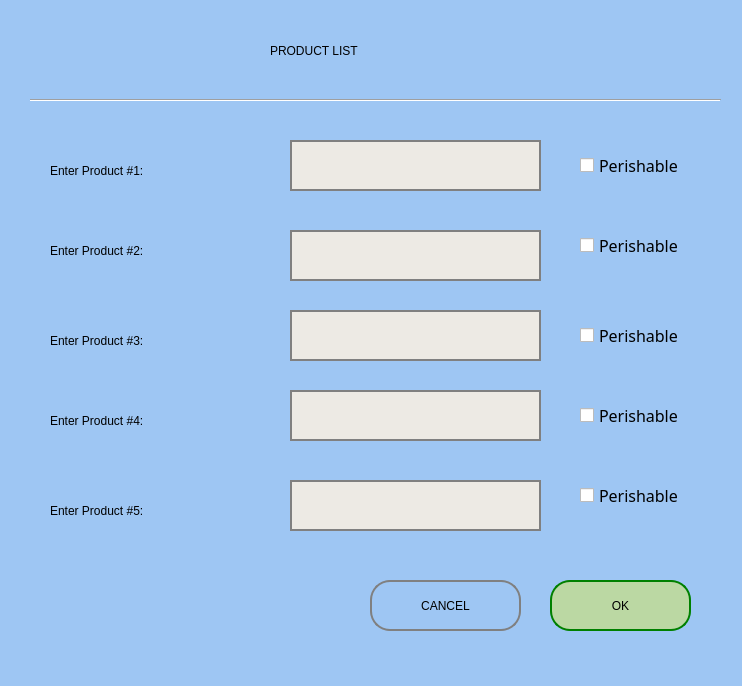
<?xml version="1.0" encoding="UTF-8"?>
<ui version="4.0">
 <class>addProductList</class>
 <widget class="QWidget" name="addProductList">
  <property name="geometry">
   <rect>
    <x>0</x>
    <y>0</y>
    <width>742</width>
    <height>686</height>
   </rect>
  </property>
  <property name="windowTitle">
   <string>Add Food List</string>
  </property>
  <widget class="QWidget" name="widget" native="true">
   <property name="geometry">
    <rect>
     <x>-10</x>
     <y>0</y>
     <width>761</width>
     <height>691</height>
    </rect>
   </property>
   <property name="styleSheet">
    <string notr="true">QWidget#widget{
background-color:rgb(158, 198, 243);}</string>
   </property>
   <widget class="QPushButton" name="okButton">
    <property name="geometry">
     <rect>
      <x>560</x>
      <y>580</y>
      <width>141</width>
      <height>51</height>
     </rect>
    </property>
    <property name="palette">
     <palette>
      <active>
       <colorrole role="Button">
        <brush brushstyle="SolidPattern">
         <color alpha="255">
          <red>187</red>
          <green>216</green>
          <blue>163</blue>
         </color>
        </brush>
       </colorrole>
       <colorrole role="Base">
        <brush brushstyle="SolidPattern">
         <color alpha="255">
          <red>187</red>
          <green>216</green>
          <blue>163</blue>
         </color>
        </brush>
       </colorrole>
       <colorrole role="Window">
        <brush brushstyle="SolidPattern">
         <color alpha="255">
          <red>187</red>
          <green>216</green>
          <blue>163</blue>
         </color>
        </brush>
       </colorrole>
      </active>
      <inactive>
       <colorrole role="Button">
        <brush brushstyle="SolidPattern">
         <color alpha="255">
          <red>187</red>
          <green>216</green>
          <blue>163</blue>
         </color>
        </brush>
       </colorrole>
       <colorrole role="Base">
        <brush brushstyle="SolidPattern">
         <color alpha="255">
          <red>187</red>
          <green>216</green>
          <blue>163</blue>
         </color>
        </brush>
       </colorrole>
       <colorrole role="Window">
        <brush brushstyle="SolidPattern">
         <color alpha="255">
          <red>187</red>
          <green>216</green>
          <blue>163</blue>
         </color>
        </brush>
       </colorrole>
      </inactive>
      <disabled>
       <colorrole role="Button">
        <brush brushstyle="SolidPattern">
         <color alpha="255">
          <red>187</red>
          <green>216</green>
          <blue>163</blue>
         </color>
        </brush>
       </colorrole>
       <colorrole role="Base">
        <brush brushstyle="SolidPattern">
         <color alpha="255">
          <red>187</red>
          <green>216</green>
          <blue>163</blue>
         </color>
        </brush>
       </colorrole>
       <colorrole role="Window">
        <brush brushstyle="SolidPattern">
         <color alpha="255">
          <red>187</red>
          <green>216</green>
          <blue>163</blue>
         </color>
        </brush>
       </colorrole>
      </disabled>
     </palette>
    </property>
    <property name="styleSheet">
     <string notr="true">border-radius: 20px;
background-color:rgb(187, 216, 163);
font: 75 18pt &quot;Century Gothic&quot;;
border: 2px solid green</string>
    </property>
    <property name="text">
     <string>OK</string>
    </property>
   </widget>
   <widget class="QLabel" name="label_4">
    <property name="geometry">
     <rect>
      <x>280</x>
      <y>30</y>
      <width>221</width>
      <height>41</height>
     </rect>
    </property>
    <property name="styleSheet">
     <string notr="true">font: 25pt &quot;Century Gothic&quot;;
color:rgb(0, 0, 0)</string>
    </property>
    <property name="text">
     <string>PRODUCT LIST</string>
    </property>
   </widget>
   <widget class="QLabel" name="label_10">
    <property name="geometry">
     <rect>
      <x>710</x>
      <y>110</y>
      <width>131</width>
      <height>41</height>
     </rect>
    </property>
    <property name="styleSheet">
     <string notr="true">font: 20pt &quot;MS Shell Dlg 2&quot;;</string>
    </property>
    <property name="text">
     <string/>
    </property>
   </widget>
   <widget class="QPushButton" name="login_2">
    <property name="geometry">
     <rect>
      <x>380</x>
      <y>580</y>
      <width>151</width>
      <height>51</height>
     </rect>
    </property>
    <property name="styleSheet">
     <string notr="true">border-radius: 20px;
background-color:rgbrgb(247, 207, 216);
font: 75 18pt &quot;Century Gothic&quot;;
border: 2px solid grey
</string>
    </property>
    <property name="text">
     <string>CANCEL</string>
    </property>
   </widget>
   <widget class="QLineEdit" name="lineEdit_4">
    <property name="geometry">
     <rect>
      <x>300</x>
      <y>390</y>
      <width>251</width>
      <height>51</height>
     </rect>
    </property>
    <property name="styleSheet">
     <string notr="true">background-color:rgb(237, 234, 228);
border: 2px solid grey</string>
    </property>
   </widget>
   <widget class="QCheckBox" name="checkBox_3">
    <property name="geometry">
     <rect>
      <x>590</x>
      <y>320</y>
      <width>111</width>
      <height>31</height>
     </rect>
    </property>
    <property name="font">
     <font>
      <family>Century Gothic</family>
      <pointsize>12</pointsize>
      <weight>50</weight>
      <italic>false</italic>
      <bold>false</bold>
     </font>
    </property>
    <property name="styleSheet">
     <string notr="true">font: 12pt &quot;Century Gothic&quot;;

color:rgb(0, 0, 0)</string>
    </property>
    <property name="text">
     <string>Perishable</string>
    </property>
   </widget>
   <widget class="QLabel" name="label_5">
    <property name="geometry">
     <rect>
      <x>60</x>
      <y>150</y>
      <width>201</width>
      <height>41</height>
     </rect>
    </property>
    <property name="styleSheet">
     <string notr="true">font: 18pt &quot;Century Gothic&quot;;
color:rgb(0, 0, 0)</string>
    </property>
    <property name="text">
     <string>Enter Product #1:</string>
    </property>
   </widget>
   <widget class="QLineEdit" name="lineEdit_2">
    <property name="geometry">
     <rect>
      <x>300</x>
      <y>230</y>
      <width>251</width>
      <height>51</height>
     </rect>
    </property>
    <property name="styleSheet">
     <string notr="true">background-color:rgb(237, 234, 228);
border: 2px solid grey</string>
    </property>
   </widget>
   <widget class="QLineEdit" name="lineEdit_3">
    <property name="geometry">
     <rect>
      <x>300</x>
      <y>310</y>
      <width>251</width>
      <height>51</height>
     </rect>
    </property>
    <property name="styleSheet">
     <string notr="true">background-color:rgb(237, 234, 228);
border: 2px solid grey</string>
    </property>
   </widget>
   <widget class="QCheckBox" name="checkBox_4">
    <property name="geometry">
     <rect>
      <x>590</x>
      <y>400</y>
      <width>111</width>
      <height>31</height>
     </rect>
    </property>
    <property name="font">
     <font>
      <family>Century Gothic</family>
      <pointsize>12</pointsize>
      <weight>50</weight>
      <italic>false</italic>
      <bold>false</bold>
     </font>
    </property>
    <property name="styleSheet">
     <string notr="true">font: 12pt &quot;Century Gothic&quot;;

color:rgb(0, 0, 0)</string>
    </property>
    <property name="text">
     <string>Perishable</string>
    </property>
   </widget>
   <widget class="QLabel" name="label_7">
    <property name="geometry">
     <rect>
      <x>60</x>
      <y>320</y>
      <width>201</width>
      <height>41</height>
     </rect>
    </property>
    <property name="styleSheet">
     <string notr="true">font: 18pt &quot;Century Gothic&quot;;
color:rgb(0, 0, 0)</string>
    </property>
    <property name="text">
     <string>Enter Product #3:</string>
    </property>
   </widget>
   <widget class="QLabel" name="label_9">
    <property name="geometry">
     <rect>
      <x>60</x>
      <y>490</y>
      <width>201</width>
      <height>41</height>
     </rect>
    </property>
    <property name="styleSheet">
     <string notr="true">font: 18pt &quot;Century Gothic&quot;;
color:rgb(0, 0, 0)</string>
    </property>
    <property name="text">
     <string>Enter Product #5:</string>
    </property>
   </widget>
   <widget class="QCheckBox" name="checkBox">
    <property name="geometry">
     <rect>
      <x>590</x>
      <y>150</y>
      <width>111</width>
      <height>31</height>
     </rect>
    </property>
    <property name="font">
     <font>
      <family>Century Gothic</family>
      <pointsize>12</pointsize>
      <weight>50</weight>
      <italic>false</italic>
      <bold>false</bold>
     </font>
    </property>
    <property name="styleSheet">
     <string notr="true">font: 12pt &quot;Century Gothic&quot;;
color:rgb(0, 0, 0)</string>
    </property>
    <property name="text">
     <string>Perishable</string>
    </property>
   </widget>
   <widget class="QCheckBox" name="checkBox_2">
    <property name="geometry">
     <rect>
      <x>590</x>
      <y>230</y>
      <width>111</width>
      <height>31</height>
     </rect>
    </property>
    <property name="font">
     <font>
      <family>Century Gothic</family>
      <pointsize>12</pointsize>
      <weight>50</weight>
      <italic>false</italic>
      <bold>false</bold>
     </font>
    </property>
    <property name="styleSheet">
     <string notr="true">font: 12pt &quot;Century Gothic&quot;;

color:rgb(0, 0, 0)</string>
    </property>
    <property name="text">
     <string>Perishable</string>
    </property>
   </widget>
   <widget class="QLineEdit" name="lineEdit">
    <property name="geometry">
     <rect>
      <x>300</x>
      <y>140</y>
      <width>251</width>
      <height>51</height>
     </rect>
    </property>
    <property name="styleSheet">
     <string notr="true">background-color:rgb(237, 234, 228);
border: 2px solid grey</string>
    </property>
   </widget>
   <widget class="QLabel" name="label_6">
    <property name="geometry">
     <rect>
      <x>60</x>
      <y>230</y>
      <width>201</width>
      <height>41</height>
     </rect>
    </property>
    <property name="styleSheet">
     <string notr="true">font: 18pt &quot;Century Gothic&quot;;
color:rgb(0, 0, 0)</string>
    </property>
    <property name="text">
     <string>Enter Product #2:</string>
    </property>
   </widget>
   <widget class="QLineEdit" name="lineEdit_5">
    <property name="geometry">
     <rect>
      <x>300</x>
      <y>480</y>
      <width>251</width>
      <height>51</height>
     </rect>
    </property>
    <property name="styleSheet">
     <string notr="true">background-color:rgb(237, 234, 228);
border: 2px solid grey</string>
    </property>
   </widget>
   <widget class="QCheckBox" name="checkBox_5">
    <property name="geometry">
     <rect>
      <x>590</x>
      <y>480</y>
      <width>111</width>
      <height>31</height>
     </rect>
    </property>
    <property name="font">
     <font>
      <family>Century Gothic</family>
      <pointsize>12</pointsize>
      <weight>50</weight>
      <italic>false</italic>
      <bold>false</bold>
     </font>
    </property>
    <property name="styleSheet">
     <string notr="true">font: 12pt &quot;Century Gothic&quot;;
color:rgb(0, 0, 0)</string>
    </property>
    <property name="text">
     <string>Perishable</string>
    </property>
   </widget>
   <widget class="QLabel" name="label_8">
    <property name="geometry">
     <rect>
      <x>60</x>
      <y>400</y>
      <width>201</width>
      <height>41</height>
     </rect>
    </property>
    <property name="styleSheet">
     <string notr="true">font: 18pt &quot;Century Gothic&quot;;
color:rgb(0, 0, 0)</string>
    </property>
    <property name="text">
     <string>Enter Product #4:</string>
    </property>
   </widget>
   <widget class="Line" name="line_2">
    <property name="geometry">
     <rect>
      <x>40</x>
      <y>90</y>
      <width>691</width>
      <height>20</height>
     </rect>
    </property>
    <property name="orientation">
     <enum>Qt::Horizontal</enum>
    </property>
   </widget>
  </widget>
 </widget>
 <resources/>
 <connections/>
</ui>
